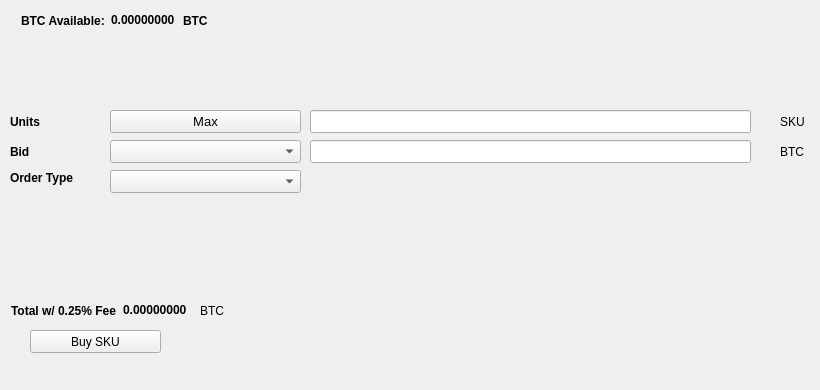
   <widget class="QWidget" name="BuyTab">
    <attribute name="title">
     <string>Buy</string>
    </attribute>
    <widget class="QPushButton" name="BuySKU">
     <property name="geometry">
      <rect>
       <x>30</x>
       <y>330</y>
       <width>131</width>
       <height>23</height>
      </rect>
     </property>
     <property name="text">
      <string>Buy SKU</string>
     </property>
     <property name="icon">
      <iconset resource="../skucoin.qrc">
       <normaloff>:/icons/bitcoin</normaloff>:/icons/bitcoin</iconset>
     </property>
    </widget>
    <widget class="QLabel" name="label_3">
     <property name="geometry">
      <rect>
       <x>10</x>
       <y>110</y>
       <width>46</width>
       <height>23</height>
      </rect>
     </property>
     <property name="font">
      <font>
       <weight>75</weight>
       <bold>true</bold>
      </font>
     </property>
     <property name="text">
      <string>Units</string>
     </property>
    </widget>
    <widget class="QLineEdit" name="UnitsInput">
     <property name="geometry">
      <rect>
       <x>310</x>
       <y>110</y>
       <width>441</width>
       <height>23</height>
      </rect>
     </property>
     <property name="font">
      <font>
       <pointsize>9</pointsize>
       <weight>75</weight>
       <bold>true</bold>
      </font>
     </property>
    </widget>
    <widget class="QLineEdit" name="BuyBidPriceEdit">
     <property name="geometry">
      <rect>
       <x>310</x>
       <y>140</y>
       <width>441</width>
       <height>23</height>
      </rect>
     </property>
     <property name="font">
      <font>
       <pointsize>9</pointsize>
       <weight>75</weight>
       <bold>true</bold>
      </font>
     </property>
    </widget>
    <widget class="QLabel" name="label_4">
     <property name="geometry">
      <rect>
       <x>780</x>
       <y>110</y>
       <width>31</width>
       <height>23</height>
      </rect>
     </property>
     <property name="text">
      <string>SKU</string>
     </property>
    </widget>
    <widget class="QLabel" name="label_5">
     <property name="geometry">
      <rect>
       <x>780</x>
       <y>140</y>
       <width>31</width>
       <height>23</height>
      </rect>
     </property>
     <property name="text">
      <string>BTC</string>
     </property>
    </widget>
    <widget class="QLabel" name="label_6">
     <property name="geometry">
      <rect>
       <x>10</x>
       <y>140</y>
       <width>46</width>
       <height>23</height>
      </rect>
     </property>
     <property name="font">
      <font>
       <weight>75</weight>
       <bold>true</bold>
      </font>
     </property>
     <property name="text">
      <string>Bid</string>
     </property>
    </widget>
    <widget class="QLabel" name="label_7">
     <property name="geometry">
      <rect>
       <x>10</x>
       <y>170</y>
       <width>91</width>
       <height>16</height>
      </rect>
     </property>
     <property name="font">
      <font>
       <weight>75</weight>
       <bold>true</bold>
      </font>
     </property>
     <property name="text">
      <string>Order Type</string>
     </property>
    </widget>
    <widget class="QPushButton" name="Buy_Max_Amount">
     <property name="geometry">
      <rect>
       <x>110</x>
       <y>110</y>
       <width>191</width>
       <height>23</height>
      </rect>
     </property>
     <property name="font">
      <font>
       <pointsize>10</pointsize>
      </font>
     </property>
     <property name="text">
      <string>Max</string>
     </property>
    </widget>
    <widget class="QComboBox" name="BuyBidcomboBox">
     <property name="geometry">
      <rect>
       <x>110</x>
       <y>140</y>
       <width>191</width>
       <height>23</height>
      </rect>
     </property>
     <property name="font">
      <font>
       <pointsize>10</pointsize>
      </font>
     </property>
    </widget>
    <widget class="QComboBox" name="buyOrdertypeCombo">
     <property name="geometry">
      <rect>
       <x>110</x>
       <y>170</y>
       <width>191</width>
       <height>23</height>
      </rect>
     </property>
     <property name="font">
      <font>
       <pointsize>10</pointsize>
      </font>
     </property>
    </widget>
    <widget class="QWidget" name="layoutWidget1">
     <property name="geometry">
      <rect>
       <x>21</x>
       <y>11</y>
       <width>227</width>
       <height>19</height>
      </rect>
     </property>
     <layout class="QHBoxLayout" name="horizontalLayout_3">
      <item>
       <widget class="QLabel" name="label232">
        <property name="font">
         <font>
          <weight>75</weight>
          <bold>true</bold>
         </font>
        </property>
        <property name="text">
         <string>BTC Available:</string>
        </property>
       </widget>
      </item>
      <item>
       <widget class="QLabel" name="BtcAvailableLbl">
        <property name="palette">
         <palette>
          <active>
           <colorrole role="WindowText">
            <brush brushstyle="SolidPattern">
             <color alpha="255">
              <red>0</red>
              <green>0</green>
              <blue>0</blue>
             </color>
            </brush>
           </colorrole>
           <colorrole role="Button">
            <brush brushstyle="SolidPattern">
             <color alpha="255">
              <red>0</red>
              <green>170</green>
              <blue>0</blue>
             </color>
            </brush>
           </colorrole>
           <colorrole role="Light">
            <brush brushstyle="SolidPattern">
             <color alpha="255">
              <red>0</red>
              <green>255</green>
              <blue>0</blue>
             </color>
            </brush>
           </colorrole>
           <colorrole role="Midlight">
            <brush brushstyle="SolidPattern">
             <color alpha="255">
              <red>0</red>
              <green>212</green>
              <blue>0</blue>
             </color>
            </brush>
           </colorrole>
           <colorrole role="Dark">
            <brush brushstyle="SolidPattern">
             <color alpha="255">
              <red>0</red>
              <green>85</green>
              <blue>0</blue>
             </color>
            </brush>
           </colorrole>
           <colorrole role="Mid">
            <brush brushstyle="SolidPattern">
             <color alpha="255">
              <red>0</red>
              <green>113</green>
              <blue>0</blue>
             </color>
            </brush>
           </colorrole>
           <colorrole role="Text">
            <brush brushstyle="SolidPattern">
             <color alpha="255">
              <red>0</red>
              <green>170</green>
              <blue>0</blue>
             </color>
            </brush>
           </colorrole>
           <colorrole role="BrightText">
            <brush brushstyle="SolidPattern">
             <color alpha="255">
              <red>255</red>
              <green>255</green>
              <blue>255</blue>
             </color>
            </brush>
           </colorrole>
           <colorrole role="ButtonText">
            <brush brushstyle="SolidPattern">
             <color alpha="255">
              <red>0</red>
              <green>0</green>
              <blue>0</blue>
             </color>
            </brush>
           </colorrole>
           <colorrole role="Base">
            <brush brushstyle="SolidPattern">
             <color alpha="255">
              <red>255</red>
              <green>255</green>
              <blue>255</blue>
             </color>
            </brush>
           </colorrole>
           <colorrole role="Window">
            <brush brushstyle="SolidPattern">
             <color alpha="255">
              <red>0</red>
              <green>170</green>
              <blue>0</blue>
             </color>
            </brush>
           </colorrole>
           <colorrole role="Shadow">
            <brush brushstyle="SolidPattern">
             <color alpha="255">
              <red>0</red>
              <green>0</green>
              <blue>0</blue>
             </color>
            </brush>
           </colorrole>
           <colorrole role="AlternateBase">
            <brush brushstyle="SolidPattern">
             <color alpha="255">
              <red>127</red>
              <green>212</green>
              <blue>127</blue>
             </color>
            </brush>
           </colorrole>
           <colorrole role="ToolTipBase">
            <brush brushstyle="SolidPattern">
             <color alpha="255">
              <red>255</red>
              <green>255</green>
              <blue>220</blue>
             </color>
            </brush>
           </colorrole>
           <colorrole role="ToolTipText">
            <brush brushstyle="SolidPattern">
             <color alpha="255">
              <red>0</red>
              <green>0</green>
              <blue>0</blue>
             </color>
            </brush>
           </colorrole>
          </active>
          <inactive>
           <colorrole role="WindowText">
            <brush brushstyle="SolidPattern">
             <color alpha="255">
              <red>0</red>
              <green>0</green>
              <blue>0</blue>
             </color>
            </brush>
           </colorrole>
           <colorrole role="Button">
            <brush brushstyle="SolidPattern">
             <color alpha="255">
              <red>0</red>
              <green>170</green>
              <blue>0</blue>
             </color>
            </brush>
           </colorrole>
           <colorrole role="Light">
            <brush brushstyle="SolidPattern">
             <color alpha="255">
              <red>0</red>
              <green>255</green>
              <blue>0</blue>
             </color>
            </brush>
           </colorrole>
           <colorrole role="Midlight">
            <brush brushstyle="SolidPattern">
             <color alpha="255">
              <red>0</red>
              <green>212</green>
              <blue>0</blue>
             </color>
            </brush>
           </colorrole>
           <colorrole role="Dark">
            <brush brushstyle="SolidPattern">
             <color alpha="255">
              <red>0</red>
              <green>85</green>
              <blue>0</blue>
             </color>
            </brush>
           </colorrole>
           <colorrole role="Mid">
            <brush brushstyle="SolidPattern">
             <color alpha="255">
              <red>0</red>
              <green>113</green>
              <blue>0</blue>
             </color>
            </brush>
           </colorrole>
           <colorrole role="Text">
            <brush brushstyle="SolidPattern">
             <color alpha="255">
              <red>0</red>
              <green>170</green>
              <blue>0</blue>
             </color>
            </brush>
           </colorrole>
           <colorrole role="BrightText">
            <brush brushstyle="SolidPattern">
             <color alpha="255">
              <red>255</red>
              <green>255</green>
              <blue>255</blue>
             </color>
            </brush>
           </colorrole>
           <colorrole role="ButtonText">
            <brush brushstyle="SolidPattern">
             <color alpha="255">
              <red>0</red>
              <green>0</green>
              <blue>0</blue>
             </color>
            </brush>
           </colorrole>
           <colorrole role="Base">
            <brush brushstyle="SolidPattern">
             <color alpha="255">
              <red>255</red>
              <green>255</green>
              <blue>255</blue>
             </color>
            </brush>
           </colorrole>
           <colorrole role="Window">
            <brush brushstyle="SolidPattern">
             <color alpha="255">
              <red>0</red>
              <green>170</green>
              <blue>0</blue>
             </color>
            </brush>
           </colorrole>
           <colorrole role="Shadow">
            <brush brushstyle="SolidPattern">
             <color alpha="255">
              <red>0</red>
              <green>0</green>
              <blue>0</blue>
             </color>
            </brush>
           </colorrole>
           <colorrole role="AlternateBase">
            <brush brushstyle="SolidPattern">
             <color alpha="255">
              <red>127</red>
              <green>212</green>
              <blue>127</blue>
             </color>
            </brush>
           </colorrole>
           <colorrole role="ToolTipBase">
            <brush brushstyle="SolidPattern">
             <color alpha="255">
              <red>255</red>
              <green>255</green>
              <blue>220</blue>
             </color>
            </brush>
           </colorrole>
           <colorrole role="ToolTipText">
            <brush brushstyle="SolidPattern">
             <color alpha="255">
              <red>0</red>
              <green>0</green>
              <blue>0</blue>
             </color>
            </brush>
           </colorrole>
          </inactive>
          <disabled>
           <colorrole role="WindowText">
            <brush brushstyle="SolidPattern">
             <color alpha="255">
              <red>0</red>
              <green>85</green>
              <blue>0</blue>
             </color>
            </brush>
           </colorrole>
           <colorrole role="Button">
            <brush brushstyle="SolidPattern">
             <color alpha="255">
              <red>0</red>
              <green>170</green>
              <blue>0</blue>
             </color>
            </brush>
           </colorrole>
           <colorrole role="Light">
            <brush brushstyle="SolidPattern">
             <color alpha="255">
              <red>0</red>
              <green>255</green>
              <blue>0</blue>
             </color>
            </brush>
           </colorrole>
           <colorrole role="Midlight">
            <brush brushstyle="SolidPattern">
             <color alpha="255">
              <red>0</red>
              <green>212</green>
              <blue>0</blue>
             </color>
            </brush>
           </colorrole>
           <colorrole role="Dark">
            <brush brushstyle="SolidPattern">
             <color alpha="255">
              <red>0</red>
              <green>85</green>
              <blue>0</blue>
             </color>
            </brush>
           </colorrole>
           <colorrole role="Mid">
            <brush brushstyle="SolidPattern">
             <color alpha="255">
              <red>0</red>
              <green>113</green>
              <blue>0</blue>
             </color>
            </brush>
           </colorrole>
           <colorrole role="Text">
            <brush brushstyle="SolidPattern">
             <color alpha="255">
              <red>0</red>
              <green>85</green>
              <blue>0</blue>
             </color>
            </brush>
           </colorrole>
           <colorrole role="BrightText">
            <brush brushstyle="SolidPattern">
             <color alpha="255">
              <red>255</red>
              <green>255</green>
              <blue>255</blue>
             </color>
            </brush>
           </colorrole>
           <colorrole role="ButtonText">
            <brush brushstyle="SolidPattern">
             <color alpha="255">
              <red>0</red>
              <green>85</green>
              <blue>0</blue>
             </color>
            </brush>
           </colorrole>
           <colorrole role="Base">
            <brush brushstyle="SolidPattern">
             <color alpha="255">
              <red>0</red>
              <green>170</green>
              <blue>0</blue>
             </color>
            </brush>
           </colorrole>
           <colorrole role="Window">
            <brush brushstyle="SolidPattern">
             <color alpha="255">
              <red>0</red>
              <green>170</green>
              <blue>0</blue>
             </color>
            </brush>
           </colorrole>
           <colorrole role="Shadow">
            <brush brushstyle="SolidPattern">
             <color alpha="255">
              <red>0</red>
              <green>0</green>
              <blue>0</blue>
             </color>
            </brush>
           </colorrole>
           <colorrole role="AlternateBase">
            <brush brushstyle="SolidPattern">
             <color alpha="255">
              <red>0</red>
              <green>170</green>
              <blue>0</blue>
             </color>
            </brush>
           </colorrole>
           <colorrole role="ToolTipBase">
            <brush brushstyle="SolidPattern">
             <color alpha="255">
              <red>255</red>
              <green>255</green>
              <blue>220</blue>
             </color>
            </brush>
           </colorrole>
           <colorrole role="ToolTipText">
            <brush brushstyle="SolidPattern">
             <color alpha="255">
              <red>0</red>
              <green>0</green>
              <blue>0</blue>
             </color>
            </brush>
           </colorrole>
          </disabled>
         </palette>
        </property>
        <property name="font">
         <font>
          <weight>75</weight>
          <bold>true</bold>
         </font>
        </property>
        <property name="text">
         <string>0.00000000</string>
        </property>
        <property name="textInteractionFlags">
         <set>Qt::LinksAccessibleByMouse|Qt::TextSelectableByKeyboard|Qt::TextSelectableByMouse</set>
        </property>
       </widget>
      </item>
      <item>
       <widget class="QLabel" name="BtcAvailableLbl_2">
        <property name="font">
         <font>
          <weight>75</weight>
          <bold>true</bold>
         </font>
        </property>
        <property name="text">
         <string>BTC</string>
        </property>
       </widget>
      </item>
     </layout>
    </widget>
    <widget class="QWidget" name="layoutWidge2">
     <property name="geometry">
      <rect>
       <x>11</x>
       <y>301</y>
       <width>259</width>
       <height>19</height>
      </rect>
     </property>
     <layout class="QHBoxLayout" name="horizontalLayout_4">
      <item>
       <widget class="QLabel" name="label_9">
        <property name="font">
         <font>
          <weight>75</weight>
          <bold>true</bold>
         </font>
        </property>
        <property name="text">
         <string>Total w/ 0.25% Fee</string>
        </property>
       </widget>
      </item>
      <item>
       <widget class="QLabel" name="BuyCostLabel">
        <property name="palette">
         <palette>
          <active>
           <colorrole role="WindowText">
            <brush brushstyle="SolidPattern">
             <color alpha="255">
              <red>0</red>
              <green>0</green>
              <blue>0</blue>
             </color>
            </brush>
           </colorrole>
           <colorrole role="Button">
            <brush brushstyle="SolidPattern">
             <color alpha="255">
              <red>0</red>
              <green>170</green>
              <blue>0</blue>
             </color>
            </brush>
           </colorrole>
           <colorrole role="Light">
            <brush brushstyle="SolidPattern">
             <color alpha="255">
              <red>0</red>
              <green>255</green>
              <blue>0</blue>
             </color>
            </brush>
           </colorrole>
           <colorrole role="Midlight">
            <brush brushstyle="SolidPattern">
             <color alpha="255">
              <red>0</red>
              <green>212</green>
              <blue>0</blue>
             </color>
            </brush>
           </colorrole>
           <colorrole role="Dark">
            <brush brushstyle="SolidPattern">
             <color alpha="255">
              <red>0</red>
              <green>85</green>
              <blue>0</blue>
             </color>
            </brush>
           </colorrole>
           <colorrole role="Mid">
            <brush brushstyle="SolidPattern">
             <color alpha="255">
              <red>0</red>
              <green>113</green>
              <blue>0</blue>
             </color>
            </brush>
           </colorrole>
           <colorrole role="Text">
            <brush brushstyle="SolidPattern">
             <color alpha="255">
              <red>0</red>
              <green>170</green>
              <blue>0</blue>
             </color>
            </brush>
           </colorrole>
           <colorrole role="BrightText">
            <brush brushstyle="SolidPattern">
             <color alpha="255">
              <red>255</red>
              <green>255</green>
              <blue>255</blue>
             </color>
            </brush>
           </colorrole>
           <colorrole role="ButtonText">
            <brush brushstyle="SolidPattern">
             <color alpha="255">
              <red>0</red>
              <green>0</green>
              <blue>0</blue>
             </color>
            </brush>
           </colorrole>
           <colorrole role="Base">
            <brush brushstyle="SolidPattern">
             <color alpha="255">
              <red>255</red>
              <green>255</green>
              <blue>255</blue>
             </color>
            </brush>
           </colorrole>
           <colorrole role="Window">
            <brush brushstyle="SolidPattern">
             <color alpha="255">
              <red>0</red>
              <green>170</green>
              <blue>0</blue>
             </color>
            </brush>
           </colorrole>
           <colorrole role="Shadow">
            <brush brushstyle="SolidPattern">
             <color alpha="255">
              <red>0</red>
              <green>0</green>
              <blue>0</blue>
             </color>
            </brush>
           </colorrole>
           <colorrole role="AlternateBase">
            <brush brushstyle="SolidPattern">
             <color alpha="255">
              <red>127</red>
              <green>212</green>
              <blue>127</blue>
             </color>
            </brush>
           </colorrole>
           <colorrole role="ToolTipBase">
            <brush brushstyle="SolidPattern">
             <color alpha="255">
              <red>255</red>
              <green>255</green>
              <blue>220</blue>
             </color>
            </brush>
           </colorrole>
           <colorrole role="ToolTipText">
            <brush brushstyle="SolidPattern">
             <color alpha="255">
              <red>0</red>
              <green>0</green>
              <blue>0</blue>
             </color>
            </brush>
           </colorrole>
          </active>
          <inactive>
           <colorrole role="WindowText">
            <brush brushstyle="SolidPattern">
             <color alpha="255">
              <red>0</red>
              <green>0</green>
              <blue>0</blue>
             </color>
            </brush>
           </colorrole>
           <colorrole role="Button">
            <brush brushstyle="SolidPattern">
             <color alpha="255">
              <red>0</red>
              <green>170</green>
              <blue>0</blue>
             </color>
            </brush>
           </colorrole>
           <colorrole role="Light">
            <brush brushstyle="SolidPattern">
             <color alpha="255">
              <red>0</red>
              <green>255</green>
              <blue>0</blue>
             </color>
            </brush>
           </colorrole>
           <colorrole role="Midlight">
            <brush brushstyle="SolidPattern">
             <color alpha="255">
              <red>0</red>
              <green>212</green>
              <blue>0</blue>
             </color>
            </brush>
           </colorrole>
           <colorrole role="Dark">
            <brush brushstyle="SolidPattern">
             <color alpha="255">
              <red>0</red>
              <green>85</green>
              <blue>0</blue>
             </color>
            </brush>
           </colorrole>
           <colorrole role="Mid">
            <brush brushstyle="SolidPattern">
             <color alpha="255">
              <red>0</red>
              <green>113</green>
              <blue>0</blue>
             </color>
            </brush>
           </colorrole>
           <colorrole role="Text">
            <brush brushstyle="SolidPattern">
             <color alpha="255">
              <red>0</red>
              <green>170</green>
              <blue>0</blue>
             </color>
            </brush>
           </colorrole>
           <colorrole role="BrightText">
            <brush brushstyle="SolidPattern">
             <color alpha="255">
              <red>255</red>
              <green>255</green>
              <blue>255</blue>
             </color>
            </brush>
           </colorrole>
           <colorrole role="ButtonText">
            <brush brushstyle="SolidPattern">
             <color alpha="255">
              <red>0</red>
              <green>0</green>
              <blue>0</blue>
             </color>
            </brush>
           </colorrole>
           <colorrole role="Base">
            <brush brushstyle="SolidPattern">
             <color alpha="255">
              <red>255</red>
              <green>255</green>
              <blue>255</blue>
             </color>
            </brush>
           </colorrole>
           <colorrole role="Window">
            <brush brushstyle="SolidPattern">
             <color alpha="255">
              <red>0</red>
              <green>170</green>
              <blue>0</blue>
             </color>
            </brush>
           </colorrole>
           <colorrole role="Shadow">
            <brush brushstyle="SolidPattern">
             <color alpha="255">
              <red>0</red>
              <green>0</green>
              <blue>0</blue>
             </color>
            </brush>
           </colorrole>
           <colorrole role="AlternateBase">
            <brush brushstyle="SolidPattern">
             <color alpha="255">
              <red>127</red>
              <green>212</green>
              <blue>127</blue>
             </color>
            </brush>
           </colorrole>
           <colorrole role="ToolTipBase">
            <brush brushstyle="SolidPattern">
             <color alpha="255">
              <red>255</red>
              <green>255</green>
              <blue>220</blue>
             </color>
            </brush>
           </colorrole>
           <colorrole role="ToolTipText">
            <brush brushstyle="SolidPattern">
             <color alpha="255">
              <red>0</red>
              <green>0</green>
              <blue>0</blue>
             </color>
            </brush>
           </colorrole>
          </inactive>
          <disabled>
           <colorrole role="WindowText">
            <brush brushstyle="SolidPattern">
             <color alpha="255">
              <red>0</red>
              <green>85</green>
              <blue>0</blue>
             </color>
            </brush>
           </colorrole>
           <colorrole role="Button">
            <brush brushstyle="SolidPattern">
             <color alpha="255">
              <red>0</red>
              <green>170</green>
              <blue>0</blue>
             </color>
            </brush>
           </colorrole>
           <colorrole role="Light">
            <brush brushstyle="SolidPattern">
             <color alpha="255">
              <red>0</red>
              <green>255</green>
              <blue>0</blue>
             </color>
            </brush>
           </colorrole>
           <colorrole role="Midlight">
            <brush brushstyle="SolidPattern">
             <color alpha="255">
              <red>0</red>
              <green>212</green>
              <blue>0</blue>
             </color>
            </brush>
           </colorrole>
           <colorrole role="Dark">
            <brush brushstyle="SolidPattern">
             <color alpha="255">
              <red>0</red>
              <green>85</green>
              <blue>0</blue>
             </color>
            </brush>
           </colorrole>
           <colorrole role="Mid">
            <brush brushstyle="SolidPattern">
             <color alpha="255">
              <red>0</red>
              <green>113</green>
              <blue>0</blue>
             </color>
            </brush>
           </colorrole>
           <colorrole role="Text">
            <brush brushstyle="SolidPattern">
             <color alpha="255">
              <red>0</red>
              <green>85</green>
              <blue>0</blue>
             </color>
            </brush>
           </colorrole>
           <colorrole role="BrightText">
            <brush brushstyle="SolidPattern">
             <color alpha="255">
              <red>255</red>
              <green>255</green>
              <blue>255</blue>
             </color>
            </brush>
           </colorrole>
           <colorrole role="ButtonText">
            <brush brushstyle="SolidPattern">
             <color alpha="255">
              <red>0</red>
              <green>85</green>
              <blue>0</blue>
             </color>
            </brush>
           </colorrole>
           <colorrole role="Base">
            <brush brushstyle="SolidPattern">
             <color alpha="255">
              <red>0</red>
              <green>170</green>
              <blue>0</blue>
             </color>
            </brush>
           </colorrole>
           <colorrole role="Window">
            <brush brushstyle="SolidPattern">
             <color alpha="255">
              <red>0</red>
              <green>170</green>
              <blue>0</blue>
             </color>
            </brush>
           </colorrole>
           <colorrole role="Shadow">
            <brush brushstyle="SolidPattern">
             <color alpha="255">
              <red>0</red>
              <green>0</green>
              <blue>0</blue>
             </color>
            </brush>
           </colorrole>
           <colorrole role="AlternateBase">
            <brush brushstyle="SolidPattern">
             <color alpha="255">
              <red>0</red>
              <green>170</green>
              <blue>0</blue>
             </color>
            </brush>
           </colorrole>
           <colorrole role="ToolTipBase">
            <brush brushstyle="SolidPattern">
             <color alpha="255">
              <red>255</red>
              <green>255</green>
              <blue>220</blue>
             </color>
            </brush>
           </colorrole>
           <colorrole role="ToolTipText">
            <brush brushstyle="SolidPattern">
             <color alpha="255">
              <red>0</red>
              <green>0</green>
              <blue>0</blue>
             </color>
            </brush>
           </colorrole>
          </disabled>
         </palette>
        </property>
        <property name="font">
         <font>
          <weight>75</weight>
          <bold>true</bold>
         </font>
        </property>
        <property name="autoFillBackground">
         <bool>false</bool>
        </property>
        <property name="text">
         <string>0.00000000</string>
        </property>
        <property name="textInteractionFlags">
         <set>Qt::LinksAccessibleByMouse|Qt::TextSelectableByMouse</set>
        </property>
       </widget>
      </item>
      <item>
       <widget class="QLabel" name="label_10">
        <property name="font">
         <font>
          <weight>50</weight>
          <bold>false</bold>
         </font>
        </property>
        <property name="text">
         <string>BTC</string>
        </property>
       </widget>
      </item>
     </layout>
    </widget>
    <widget class="QLabel" name="label_24">
     <property name="geometry">
      <rect>
       <x>460</x>
       <y>300</y>
       <width>281</width>
       <height>81</height>
      </rect>
     </property>
     <property name="text">
      <string/>
     </property>
     <property name="pixmap">
      <pixmap>:/images/bittrex</pixmap>
     </property>
    </widget>
   </widget>
